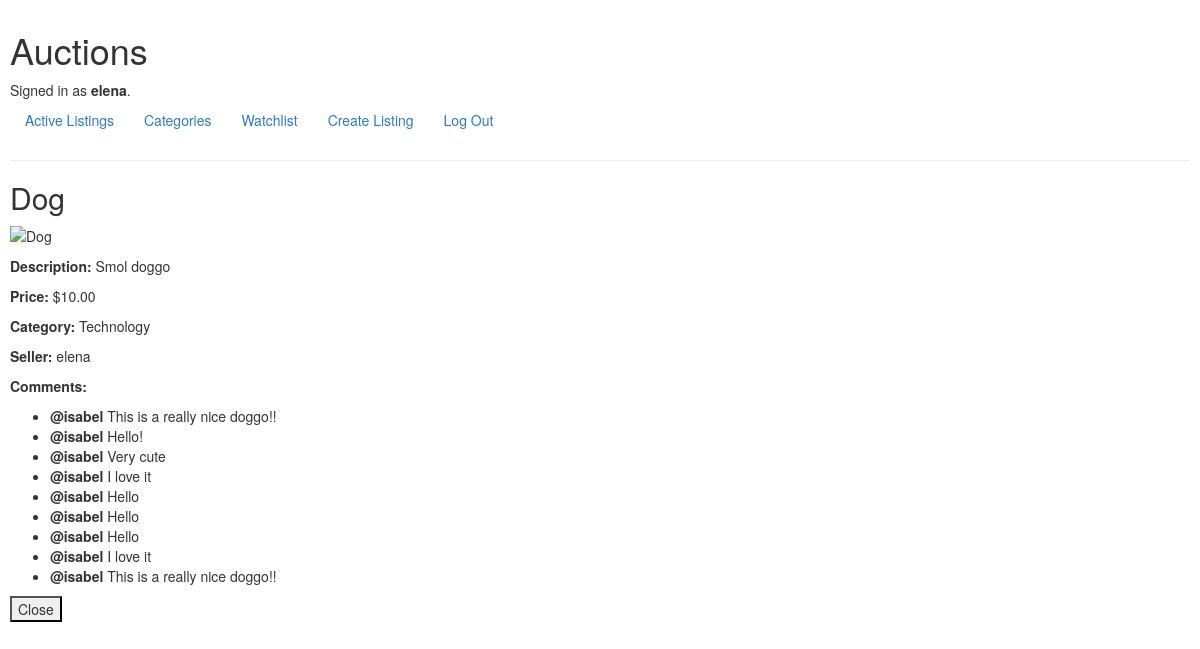
Page /auction/10/ (signed in) on the committed database.
### auctions/models.py (models this page shows, shortened)
class User(AbstractUser):
    pass

class Auction(models.Model):
    seller = models.ForeignKey(User, on_delete=models.CASCADE)
    title = models.CharField(max_length=64)
    description = models.CharField(max_length=5000)
    image = models.CharField(max_length=20000, blank=True, null=True)
    starting_bid = models.DecimalField(decimal_places=2, max_digits=12)
    category = models.ForeignKey(Category, on_delete=models.CASCADE, null=True)

class Category(models.Model):
    name = models.CharField(max_length=60)

class Comment(models.Model):
    user = models.ForeignKey(User, on_delete=models.CASCADE)
    item = models.ForeignKey(Auction, on_delete=models.CASCADE)
    comment = models.CharField(max_length=200)

### auctions/views.py (the view)
# urls.py: path('auction/<int:auction_id>/', views.auction, name='auction'),
def auction(request, auction_id):
    auction = Auction.objects.get(id=auction_id)
    comments = Comment.objects.filter(item=auction)
    is_seller = auction.seller == request.user
    in_watchlist = Watchlist.objects.filter(item=auction)
    return render(request, 'auctions/auction.html', {
        'auction': auction,
        'comments': comments,
        'is_seller': is_seller,
        'in_watchlist': in_watchlist
    })

### auctions/templates/auctions/auction.html (shortened to what this page needs)
{% extends "auctions/layout.html" %}
{% block body %}
    <h2>{{ auction.title }}</h2>
    {% if auction.image %}
        <p><img src="{{ auction.image }}" alt="{{ auction.title }}"></p>
    {% endif %}
    <p><strong>Description:</strong> {{ auction.description }}</p>
    <p><strong>Price:</strong> ${{ auction.starting_bid }}</p>
    <p><strong>Category:</strong> {{ auction.category.name }}</p>
    <p><strong>Seller:</strong> {{ auction.seller.username }}</p>
    <p><strong>Comments:</strong></p>
    <ul>
        {% for comment in comments %}
            <li><strong>@{{ comment.user.username}} </strong>{{ comment.comment }}</li>
        {% empty %}
            <li>No comments</li>
        {% endfor %}
    </ul>
    {% if user.is_authenticated %}
        {% if is_seller %}
            <form action="{% url 'close_auction' auction.id %}" method="post">
                <button href="{% url 'close_auction' auction.id %}">Close</button>
            </form>
        {% endif %}
    {% endif %}
{% endblock %}

### auctions/templates/auctions/layout.html (shortened to what this page needs)
{% load static %}
<!DOCTYPE html>
<html lang="en">
    <head>
        <link rel="stylesheet" href="{% static 'auctions/styles.css' %}">
        <link rel="stylesheet" href="https://stackpath.bootstrapcdn.com/bootstrap/4.4.1/css/bootstrap.min.css">
        <link rel="stylesheet" href="https://maxcdn.bootstrapcdn.com/bootstrap/3.3.7/css/bootstrap.min.css">
    </head>
    <body>
        <h1>Auctions</h1>
        <div>
            {% if user.is_authenticated %}
                Signed in as <strong>{{ user.username }}</strong>.
            {% else %}
                Not signed in.
            {% endif %}
        </div>
        <ul class="nav">
            <li class="nav-item">
                <a class="nav-link" href="{% url 'index' %}">Active Listings</a>
            </li>
            {% if user.is_authenticated %}
                <li class="nav-item">
                    <a class="nav-link" href="{% url 'categories' %}">Categories</a>
                </li>
                <li class="nav-item">
                    <a class="nav-link" href="{% url 'watchlist' %}">Watchlist</a>
                </li>
                <li class="nav-item">
                    <a class="nav-link" href="{% url 'create' %}">Create Listing</a>
                </li>
                <li class="nav-item">
                    <a class="nav-link" href="{% url 'logout' %}">Log Out</a>
                </li>
            {% endif %}
        </ul>
        <hr>
        {% block body %}
        {% endblock %}
    </body>
</html>

### auctions/static/auctions/styles.css (style rules this page uses)
body { padding: 10px; }

### rows in the picture
User: username "elena"
Auction: title "Dog", description "Smol doggo", starting_bid "10.00", category.name "Technology", seller.username "elena"
Comment: user.username "isabel", comment "This is a really nice doggo!!"
Comment: user.username "isabel", comment "Hello!"
Comment: user.username "isabel", comment "Very cute"
Comment: user.username "isabel", comment "I love it"
Comment: user.username "isabel", comment "Hello"
Comment: user.username "isabel", comment "Hello"
Comment: user.username "isabel", comment "Hello"
Comment: user.username "isabel", comment "I love it"
Comment: user.username "isabel", comment "This is a really nice doggo!!"
